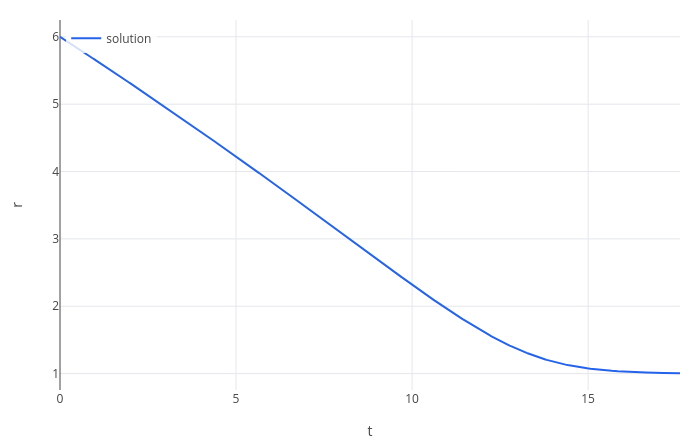

Source (notebook cell):
### Markdown cell above
But the distant observer's time $t$ runs away to infinity as $r \to r_s$: from outside, the infalling object freezes at
the horizon, ever more redshifted, and is never seen to cross:

### Code cell
odeplot([-sqrt(r_s/r), 1/(1-r_s/r)], [r t], tau, [6 0], 0, 9.125, [t r])

### Figure 1 — Plotly figure (JSON) as saved in the notebook; plotly's stock layout.template omitted (floating-point values rounded to 4 significant figures; data arrays with more than 128 entries replaced by an {"elided": "..."} marker saying what was removed)
{"data": [{"line": {"color": "#2563eb", "width": 2}, "mode": "lines", "name": "solution", "type": "scatter", "x": {"elided": "1431 float values"}, "y": {"elided": "1431 float values"}}], "layout": {"height": 440, "legend": {"bgcolor": "rgba(255,255,255,0.8)", "x": 0.01, "y": 0.99}, "margin": {"b": 50, "l": 60, "r": 20, "t": 20}, "showlegend": true, "title": {"text": ""}, "width": 700, "xaxis": {"title": {"text": "t"}, "zeroline": true}, "yaxis": {"range": [0.7566, 6.25], "title": {"text": "r"}, "zeroline": true}}}
